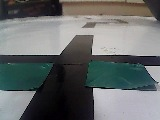
#> input picture rpi/desktop/img/double_green.jpg, 160 x 120 px, given in place of the camera
$ python semicirculos.py
#> lines starting #> are read from the running program, lines starting #| are printed output that depends on the picture; after the words box and inside, x2 and y2 are one past the last pixel; in counts of white or black regions, pixels touching at a corner belong together
### rpi/desktop/camthreader.py
from threading import Thread
import cv2

class WebcamVideoStream:
    def __init__(self, src = 0, width = 160, height = 120):
        # initialize the video camera stream and read the first frame
        # from the stream

#> called with src = 0, width = 160, height = 120
        self.stream = cv2.VideoCapture(src)
        self.stream.set(cv2.CAP_PROP_FRAME_WIDTH, width)
        self.stream.set(cv2.CAP_PROP_FRAME_HEIGHT, height)
        # print(self.stream.get(cv2.CAP_PROP_FRAME_WIDTH), self.stream.get(cv2.CAP_PROP_FRAME_HEIGHT))

        (self.grabbed, self.frame) = self.stream.read()
#> self.frame is the input picture: shape (120, 160, 3); mean B, G, R 106.8, 107.2, 103.4
        # initialize the variable used to indicate if the thread should
        # be stopped
        self.stopped = False

    def start(self):
        # start the thread to read frames from the video stream
        Thread(target=self.update, args=()).start()
        return self

    def update(self):
        # keep looping infinitely until the thread is stopped
        while True:
            # if the thread indicator variable is set, stop the thread
            if self.stopped:
                return
            # otherwise, read the next frame from the stream
            (self.grabbed, self.frame) = self.stream.read()

    def read(self):
        # return the frame most recently read
        return self.frame

    def get_dim(self):  # width, height
        return (self.stream.get(cv2.CAP_PROP_FRAME_WIDTH), self.stream.get(cv2.CAP_PROP_FRAME_HEIGHT))

    def stop(self):
        # indicate that the thread should be stopped
        self.stopped = True

### rpi/desktop/semicirculos.py
from threading import Thread
import cv2
import numpy as np
from camthreader import *
import serial


min_area = 150
max_area = 3700


video_stream = WebcamVideoStream().start()
ser = serial.Serial('/dev/serial0', 115200)

while True:
    green_state = 0
    frame = video_stream.read()
    if frame is None:
        break

    hsv = cv2.cvtColor(frame, cv2.COLOR_BGR2HSV)
#> hsv: shape (120, 160, 3); mean H, S, V 77.9, 48.7, 111.9

    lower_black = np.array([0, 0, 0])
    upper_black = np.array([180, 255, 50])

    mask_black = cv2.inRange(hsv, lower_black, upper_black)
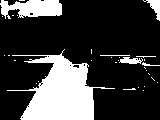
#> mask_black: shape (120, 160); 24.2% white; 32 white regions (25 under 20 px)

    output = np.zeros_like(frame)
    output[mask_black==0] = [0, 0, 0]
    output[mask_black==255] = [255, 255, 255]
    detected = False

    contours, _ = cv2.findContours(mask_black, cv2.RETR_TREE, cv2.CHAIN_APPROX_SIMPLE)
#> contours = 46 contours, 41 with area under 20; largest, box (x1, y1, x2, y2) and area: (7, 49, 115, 120) 3198, (0, 0, 62, 19) 760, (143, 0, 160, 21) 112, (119, 57, 143, 64) 82, (72, 64, 80, 69) 20
    detected = False
    for contour in contours:
        area = cv2.contourArea(contour)
        if min_area < area < max_area:
            (x, y), radius = cv2.minEnclosingCircle(contour)
            center = (int(x), int(y))
            radius = int(radius)
            perimeter = cv2.arcLength(contour, True)
            circularity = 4 * np.pi * (area / (perimeter ** 2))
            if circularity > 0.6:
                detected = True
                green_state = 15 #means "non green, just a black ball"
                cv2.circle(output, center, radius, (0, 0, 255), 2)
#> this loop made 46 passes
#> (area, x, y, radius, center, perimeter, circularity) on passes 28, 43: (3198, 59.95, 80.92, 54, (59, 80), 516, 0.151), (760, 30.5, 8.5, 30, (30, 8), 200.4, 0.238)
#> area on passes 18, 33, 40: 82, 20, 111.5
#> output: shape (120, 160, 3); 24.2% white; 32 white regions (25 under 20 px), largest, box (x1, y1, x2, y2) and area: (7, 49, 115, 120) 3417, (0, 0, 62, 19) 842, (143, 0, 160, 21) 144

    speed = 20
    angle = 0

    outpuT = [255, speed,
            254, round(angle) + 90,
            253, green_state]
    ser.write(outpuT)
    cv2.imshow('Detected Ball', output)
    cv2.imshow('original', frame)

    if detected == True:
        print('Pelota detectada')

    if cv2.waitKey(1) & 0xFF == ord('q'):
#> (key q is pressed here)
        break

video_stream.stop()
cv2.destroyAllWindows()

$ run again, on rpi/desktop/img/left_green.jpg
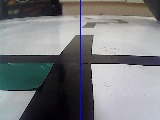
#> input picture rpi/desktop/img/left_green.jpg, 160 x 120 px, given in place of the camera
#> in __init__, self.frame is the input picture: shape (120, 160, 3); mean B, G, R 126.7, 124.4, 122.7
#> hsv: shape (120, 160, 3); mean H, S, V 87.7, 38.5, 130.5
#> `mask_black = cv2.inRange(hsv, lower_black, upper_black)`:
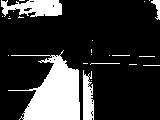
#> mask_black: shape (120, 160); 20.4% white; 24 white regions (19 under 20 px)
#> contours = 47 contours, 42 with area under 20; largest, box (x1, y1, x2, y2) and area: (8, 50, 80, 120) 2366, (1, 0, 62, 17) 656, (83, 70, 94, 120) 368, (151, 0, 160, 20) 57, (23, 7, 33, 12) 24
#> the loop `for contour in contours:` made 47 passes
#> (area, x, y, radius, center, perimeter, circularity) on pass 2: (368, 88, 94.5, 25, (88, 94), 162.4, 0.175)

$ run again, on rpi/desktop/img/left_green_2.png
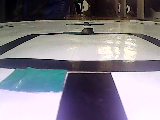
#> input picture rpi/desktop/img/left_green_2.png, 160 x 120 px, given in place of the camera
#> in __init__, self.frame is the input picture: shape (120, 160, 3); mean B, G, R 136.1, 128.1, 131.2
#> hsv: shape (120, 160, 3); mean H, S, V 98.3, 62, 142.6
#> `mask_black = cv2.inRange(hsv, lower_black, upper_black)`:
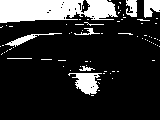
#> mask_black: shape (120, 160); 17.8% white; 77 white regions (68 under 20 px)
#> contours = 97 contours, 90 with area under 20; largest, box (x1, y1, x2, y2) and area: (0, 0, 118, 23) 1978, (68, 73, 102, 95) 362, (144, 0, 160, 18) 186, (5, 33, 62, 47) 122, (126, 0, 137, 17) 110, (74, 28, 100, 35) 26, (79, 66, 95, 71) 22
#> the loop `for contour in contours:` made 97 passes
#> (area, x, y, radius, center, perimeter, circularity) on passes 8, 80, 84: (361.5, 84.67, 79, 17, (84, 79), 134, 0.253), (186.5, 151.5, 8.09, 11, (151, 8), 72.38, 0.447), (1977.5, 58.09, 11, 59, (58, 11), 392.6, 0.161)

$ run again, on rpi/desktop/img/rect_line.png
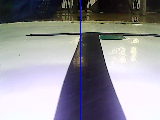
#> input picture rpi/desktop/img/rect_line.png, 160 x 120 px, given in place of the camera
#> in __init__, self.frame is the input picture: shape (120, 160, 3); mean B, G, R 150.8, 145.6, 146.9
#> hsv: shape (120, 160, 3); mean H, S, V 90.7, 53.2, 158.8
#> `mask_black = cv2.inRange(hsv, lower_black, upper_black)`:
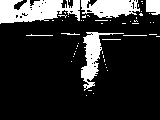
#> mask_black: shape (120, 160); 17.1% white; 52 white regions (45 under 20 px)
#> contours = 80 contours, 76 with area under 20; largest, box (x1, y1, x2, y2) and area: (0, 0, 80, 24) 1222, (81, 0, 140, 18) 714, (81, 32, 124, 91) 642, (146, 0, 160, 15) 156
#> the loop `for contour in contours:` made 80 passes
#> (area, x, y, radius, center, perimeter, circularity) on passes 23, 59, 60, 69: (641.5, 103.5, 61.5, 34, (103, 61), 266.6, 0.113), (156, 152.5, 6.5, 9, (152, 6), 61.66, 0.516), (714, 110, 5.5, 29, (110, 5), 207.2, 0.209), (1222.5, 39.5, 11.5, 41, (39, 11), 334.1, 0.138)
